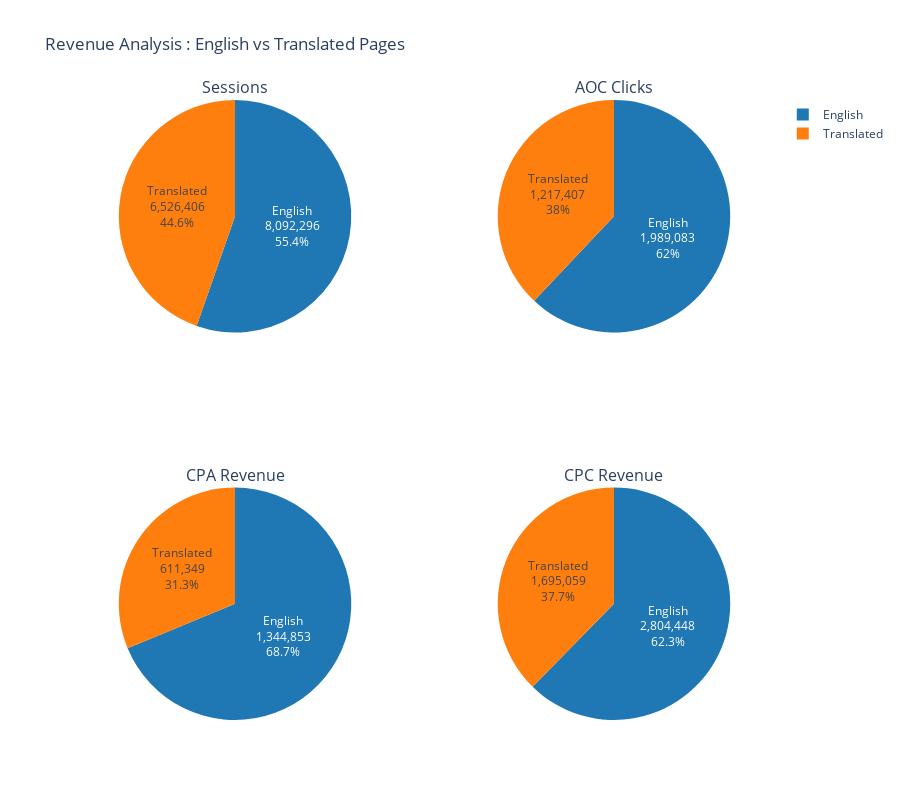

This figure's notebook cell:
### Markdown cell above
---
## REVENUE ANALYSIS (English vs Transulated)

### Code cell


### Figure 1 — Plotly figure (JSON) as saved in the notebook; plotly's stock layout.template omitted (floating-point values rounded to 4 significant figures)
{"data": [{"domain": {"x": [0, 0.45], "y": [0.625, 1]}, "labels": ["English", "Translated"], "marker": {"colors": ["#1f77b4", "#ff7f0e"]}, "textinfo": "label+percent+value", "type": "pie", "values": [8092296, 6526406]}, {"domain": {"x": [0.55, 1], "y": [0.625, 1]}, "labels": ["English", "Translated"], "marker": {"colors": ["#1f77b4", "#ff7f0e"]}, "textinfo": "label+percent+value", "type": "pie", "values": [1989083, 1217407]}, {"domain": {"x": [0, 0.45], "y": [0, 0.375]}, "labels": ["English", "Translated"], "marker": {"colors": ["#1f77b4", "#ff7f0e"]}, "textinfo": "label+percent+value", "type": "pie", "values": [1344853, 611349]}, {"domain": {"x": [0.55, 1], "y": [0, 0.375]}, "labels": ["English", "Translated"], "marker": {"colors": ["#1f77b4", "#ff7f0e"]}, "textinfo": "label+percent+value", "type": "pie", "values": [2804448, 1695059]}], "layout": {"annotations": [{"font": {"size": 16}, "showarrow": false, "text": "Sessions", "x": 0.225, "xanchor": "center", "xref": "paper", "y": 1, "yanchor": "bottom", "yref": "paper"}, {"font": {"size": 16}, "showarrow": false, "text": "AOC Clicks", "x": 0.775, "xanchor": "center", "xref": "paper", "y": 1, "yanchor": "bottom", "yref": "paper"}, {"font": {"size": 16}, "showarrow": false, "text": "CPA Revenue", "x": 0.225, "xanchor": "center", "xref": "paper", "y": 0.375, "yanchor": "bottom", "yref": "paper"}, {"font": {"size": 16}, "showarrow": false, "text": "CPC Revenue", "x": 0.775, "xanchor": "center", "xref": "paper", "y": 0.375, "yanchor": "bottom", "yref": "paper"}], "height": 800, "showlegend": true, "title": {"text": " Revenue Analysis : English vs Translated Pages"}}}
